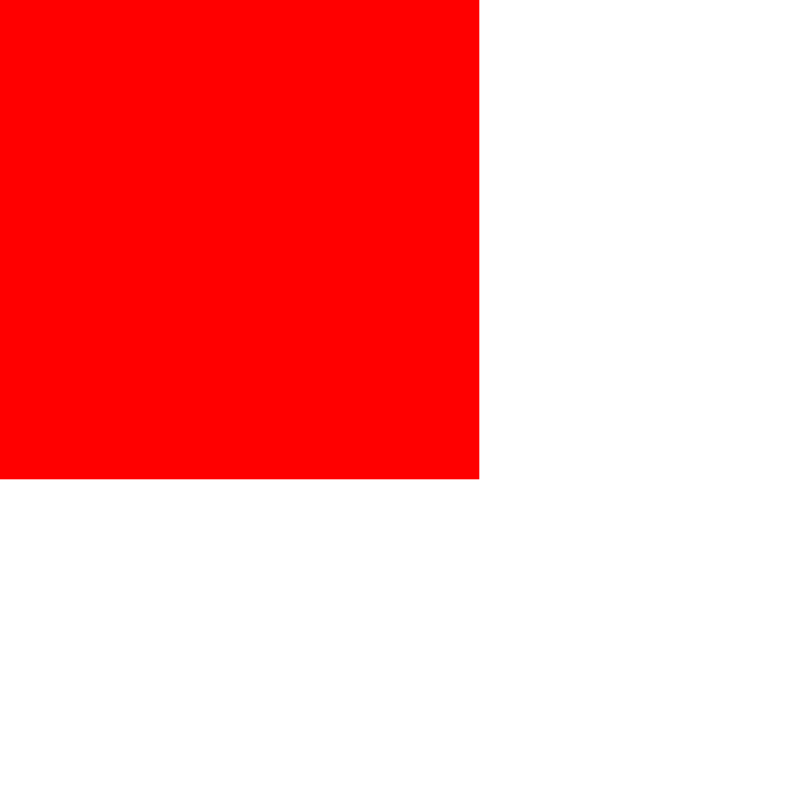
Frame 1 (no input)
Frame 60 (the mouse pressed at the canvas centre just before this capture): identical to frame 1, image omitted
Frame 120 (the mouse held since frame 60 and released just before this capture): identical to frame 1, image omitted

The Processing sketch that drew this single still picture (run headless with seeded random() and noise(); from frame 60 on, the mouse is pressed at the canvas centre):

// Processing sketch: Einwohner_II
// ── Einwohner_II.pde
int einwohnerZuerich=410404;
float flaecheZuerich=91900000;
float rectWidth=sqrt(flaecheZuerich);

// for scaling
float areaScaleFact = 0.05;
float zurichWidth=rectWidth*areaScaleFact;


float habitantsScaleFact=0.1;


// SETUP 
void setup() {
  // Basiseinstellungen
  size(800, 800);
  background(255);

  //Konsolenausgabe für Debugging
  println(rectWidth);

  noStroke();
  fill(0);
  for (int i=0; i<einwohnerZuerich/10; i++) {
   // ellipse(random(width), random(height), 5, 5);
  }
  
  fill(255,0,0);
  
 // rect(0,0,sqrt(flaeche_zuerich)/50,sqrt(flaeche_zuerich)/50);
  rect(0,0,zurichWidth,zurichWidth);

}

// Animationsloop

void draw() {
}
